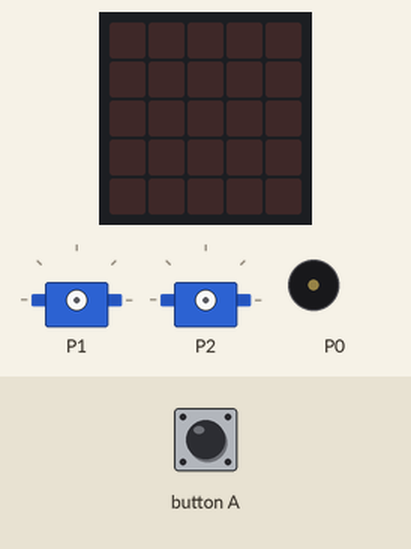
Recording of a program running on a simulated BBC micro:bit (MakeCode). Parts: the board's 5×5 LED display, 2 × servo, buzzer (waves = sounding). Inputs (shaded band) come from the test bench. Random numbers come from a fixed seed.

Above: at 1.2 s.
1.3 s: button A pressed for 0.15 s
At 1.65 s:
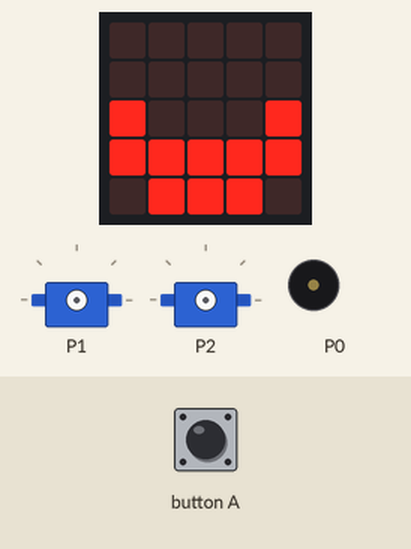
At 4.55 s:
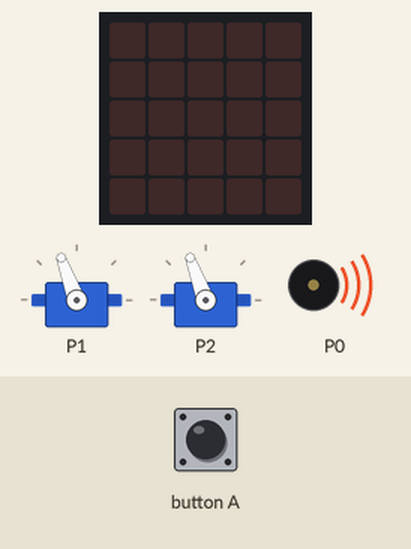
7.3 s: button A pressed for 0.15 s
At 11.0 s:
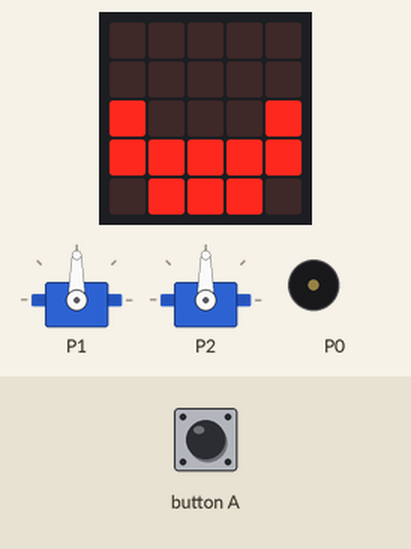
Timing chart, 0 to 19.4 s (numbered marks = the images above; inputs shaded):
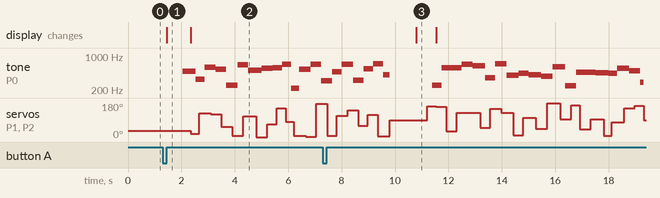

The program:

main.ts
```typescript
let angle = 0
input.onButtonPressed(Button.A, function () {
    basic.showLeds(`
        . . . . .
        . . . . .
        # . . . #
        # # # # #
        . # # # .
        `)
    for (let index = 0; index < 20; index++) {
        angle = randint(0, 180)
        pins.servoWritePin(AnalogPin.P1, angle)
        pins.servoWritePin(AnalogPin.P2, angle)
        pins.digitalWritePin(DigitalPin.P0, 0)
        basic.pause(200)
        pins.digitalWritePin(DigitalPin.P1, 0)
        pins.digitalWritePin(DigitalPin.P2, 0)
        music.ringTone(randint(200, 700))
        basic.pause(randint(100, 300))
        basic.clearScreen()
    }
    pins.servoWritePin(AnalogPin.P1, 90)
    pins.servoWritePin(AnalogPin.P2, 90)
    music.rest(music.beat(BeatFraction.Whole))
    basic.pause(500)
})
```

test.ts
```typescript
// aquí va el archivo "tests"; esto no se compilará cuando este paquete se utilice como una extensión.
```

Measured:
- after the input at 1.3 s, tone on P0: plays 491 Hz for 0.50 s, 330 Hz for 0.33 s, 589 Hz for 0.42 s, 533 Hz for 0.40 s, 248 Hz for 0.42 s, 657 Hz for 0.40 s … (14 notes in this stretch), starting after 0.75 s; servo on P1: 34° → 16° after 1.0 s, → 126° 0.33 s later, → 120° 0.42 s later, → 53° 0.40 s later, … (13 changes in this stretch)
- after the input at 7.3 s, the display: changes after 3.5 s (image 3)
- what the display in image 1 shows lasts 0.8 s, from 1.5 s to 2.3 s
